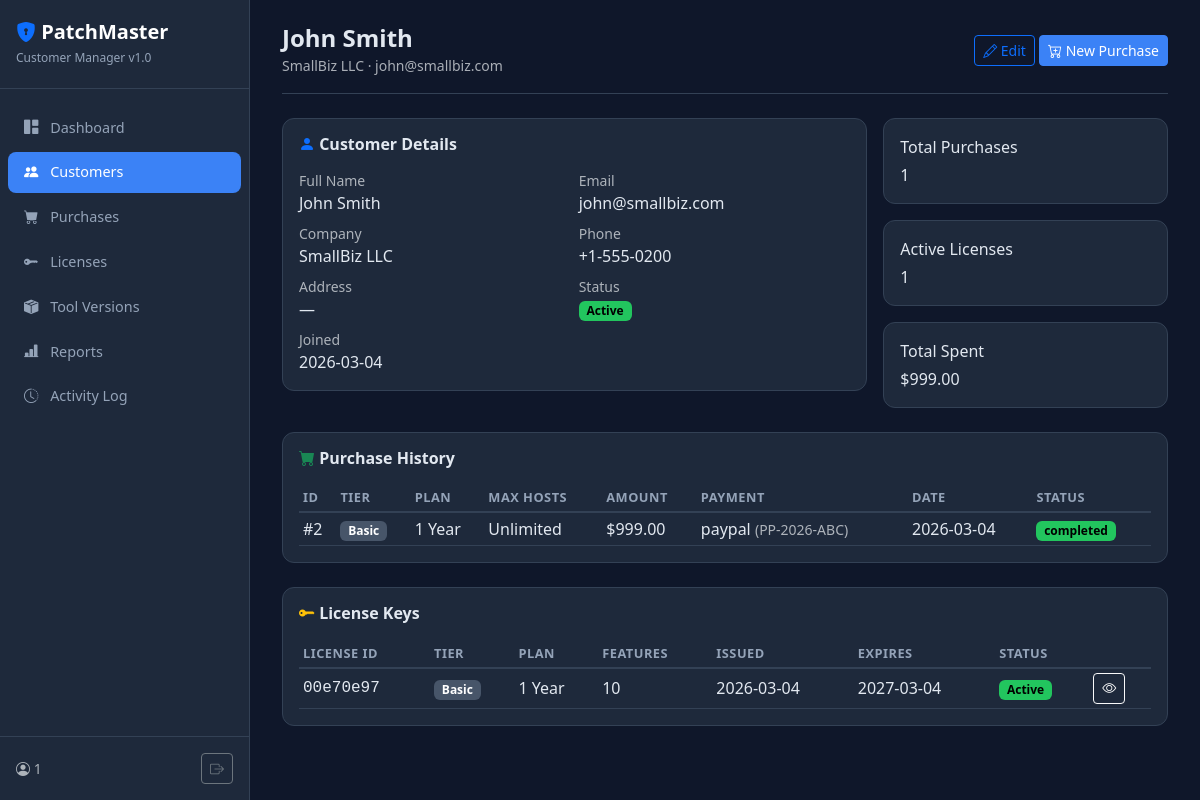
Page /customers/2 (signed in) on the committed database.
### tables this page shows
CREATE TABLE customers (
            id          INTEGER PRIMARY KEY AUTOINCREMENT,
            name        TEXT    NOT NULL,
            email       TEXT    NOT NULL,
            company     TEXT    NOT NULL DEFAULT '',
            phone       TEXT    NOT NULL DEFAULT '',
            address     TEXT    NOT NULL DEFAULT '',
            notes       TEXT    NOT NULL DEFAULT '',
            status      TEXT    NOT NULL DEFAULT 'active',
            created_at  TEXT    NOT NULL DEFAULT (datetime('now')),
            updated_at  TEXT    NOT NULL DEFAULT (datetime('now'))
        );

CREATE TABLE purchases (
            id              INTEGER PRIMARY KEY AUTOINCREMENT,
            customer_id     INTEGER NOT NULL REFERENCES customers(id) ON DELETE CASCADE,
            tier            TEXT    NOT NULL,
            plan            TEXT    NOT NULL,
            max_hosts       INTEGER NOT NULL DEFAULT 0,
            amount          REAL    NOT NULL DEFAULT 0,
            currency        TEXT    NOT NULL DEFAULT 'USD',
            payment_method  TEXT    NOT NULL DEFAULT '',
            payment_ref     TEXT    NOT NULL DEFAULT '',
            status          TEXT    NOT NULL DEFAULT 'completed',
            notes           TEXT    NOT NULL DEFAULT '',
            purchased_at    TEXT    NOT NULL DEFAULT (datetime('now')),
            created_at      TEXT    NOT NULL DEFAULT (datetime('now'))
        );

CREATE TABLE licenses (
            id              INTEGER PRIMARY KEY AUTOINCREMENT,
            purchase_id     INTEGER NOT NULL REFERENCES purchases(id) ON DELETE CASCADE,
            customer_id     INTEGER NOT NULL REFERENCES customers(id) ON DELETE CASCADE,
            license_id      TEXT    NOT NULL UNIQUE,
            license_key     TEXT    NOT NULL,
            tier            TEXT    NOT NULL,
            plan            TEXT    NOT NULL,
            features        TEXT    NOT NULL DEFAULT '[]',
            max_hosts       INTEGER NOT NULL DEFAULT 0,
            tool_version    TEXT    NOT NULL DEFAULT '2.0',
            version_compat  TEXT    NOT NULL DEFAULT '2.x',
            issued_at       TEXT    NOT NULL,
            expires_at      TEXT    NOT NULL,
            is_revoked      INTEGER NOT NULL DEFAULT 0,
            revoked_at      TEXT,
            revoke_reason   TEXT    NOT NULL DEFAULT '',
            activated       INTEGER NOT NULL DEFAULT 0,
            activated_at    TEXT,
            created_at      TEXT    NOT NULL DEFAULT (datetime('now'))
        );

### vendor/app.py (the view)
@app.route("/customers/<int:cid>")
@login_required
def customer_detail(cid):
    db = get_db()
    customer = db.execute("SELECT * FROM customers WHERE id = ?", (cid,)).fetchone()
    if not customer:
        flash("Customer not found.", "danger")
        return redirect(url_for("customers_list"))
    purchases = db.execute(
        "SELECT * FROM purchases WHERE customer_id = ? ORDER BY purchased_at DESC", (cid,)
    ).fetchall()
    licenses = db.execute(
        "SELECT * FROM licenses WHERE customer_id = ? ORDER BY created_at DESC", (cid,)
    ).fetchall()
    return render_template("customer_detail.html", customer=customer,
                           purchases=purchases, licenses=licenses,
                           tiers=TIERS, plans=PLANS)

### vendor/app.py (called while the page is built)
def get_db():
    if "db" not in g:
        g.db = sqlite3.connect(DB_PATH)
        g.db.row_factory = sqlite3.Row
        g.db.execute("PRAGMA journal_mode=WAL")
        g.db.execute("PRAGMA foreign_keys=ON")
    return g.db

@app.template_filter("from_json")
def from_json_filter(s):
    try:
        return json.loads(s)
    except Exception:
        return []

@app.context_processor
def inject_now():
    return {"now": datetime.utcnow().strftime("%Y-%m-%dT%H:%M:%SZ")}

def login_required(f):
    @wraps(f)
    def decorated(*args, **kwargs):
        if not session.get("logged_in"):
            return redirect(url_for("login"))
        return f(*args, **kwargs)
    return decorated

### vendor/templates/customer_detail.html (shortened to what this page needs)
{% extends "base.html" %}
{% block content %}
<div class="topbar">
  <div>
    <h4 class="mb-0 fw-bold">{{ customer['name'] }}</h4>
    <small class="text-muted">{{ customer['company'] or 'Individual' }} &middot; {{ customer['email'] }}</small>
  </div>
  <div>
    <a href="{{ url_for('customer_edit', cid=customer['id']) }}" class="btn btn-outline-primary btn-sm"><i class="bi bi-pencil"></i> Edit</a>
    <a href="{{ url_for('purchase_new') }}?cid={{ customer['id'] }}" class="btn btn-primary btn-sm"><i class="bi bi-cart-plus"></i> New Purchase</a>
  </div>
</div>
<div class="row g-3 mb-4">
  <div class="col-md-8">
    <div class="card-dark p-3">
      <h6 class="fw-bold mb-3"><i class="bi bi-person-fill text-primary"></i> Customer Details</h6>
      <div class="row g-2">
        <div class="col-md-6"><small class="text-muted d-block">Full Name</small><span>{{ customer['name'] }}</span></div>
        <div class="col-md-6"><small class="text-muted d-block">Email</small><span>{{ customer['email'] }}</span></div>
        <div class="col-md-6"><small class="text-muted d-block">Company</small><span>{{ customer['company'] or '—' }}</span></div>
        <div class="col-md-6"><small class="text-muted d-block">Phone</small><span>{{ customer['phone'] or '—' }}</span></div>
        <div class="col-md-6"><small class="text-muted d-block">Address</small><span>{{ customer['address'] or '—' }}</span></div>
        <div class="col-md-6"><small class="text-muted d-block">Status</small>
          {% if customer['status'] == 'active' %}<span class="badge badge-active">Active</span>
          {% elif customer['status'] == 'inactive' %}<span class="badge bg-secondary">Inactive</span>
          {% else %}<span class="badge badge-revoked">Churned</span>{% endif %}
        </div>
        <div class="col-md-6"><small class="text-muted d-block">Joined</small><span>{{ customer['created_at'][:10] }}</span></div>
      </div>
    </div>
  </div>
  <div class="col-md-4">
    <div class="card-dark p-3 mb-3">
      <div class="stat-label mb-1">Total Purchases</div>
      <div class="stat-value">{{ purchases|length }}</div>
    </div>
    <div class="card-dark p-3 mb-3">
      <div class="stat-label mb-1">Active Licenses</div>
      <div class="stat-value">{{ licenses|selectattr('is_revoked', 'equalto', 0)|list|length }}</div>
    </div>
    <div class="card-dark p-3">
      <div class="stat-label mb-1">Total Spent</div>
      <div class="stat-value">${{ "%.2f"|format(purchases|sum(attribute='amount')) }}</div>
    </div>
  </div>
</div>
<div class="card-dark p-3 mb-4">
  <h6 class="fw-bold mb-3"><i class="bi bi-cart-fill text-success"></i> Purchase History</h6>
  {% if purchases %}
  <div class="table-responsive">
    <table class="table table-dark-custom table-sm mb-0">
      <thead><tr><th>ID</th><th>Tier</th><th>Plan</th><th>Max Hosts</th><th>Amount</th><th>Payment</th><th>Date</th><th>Status</th></tr></thead>
      <tbody>
        {% for p in purchases %}
        <tr>
          <td>#{{ p['id'] }}</td>
          <td><span class="badge badge-tier-{{ p['tier'] }}">{{ tiers[p['tier']]['label'] }}</span></td>
          <td>{{ plans[p['plan']]['label'] }}</td>
          <td>{{ 'Unlimited' if p['max_hosts'] == 0 else p['max_hosts'] }}</td>
          <td>${{ "%.2f"|format(p['amount']) }}</td>
          <td>{{ p['payment_method'] or '—' }}{% if p['payment_ref'] %} <small class="text-muted">({{ p['payment_ref'] }})</small>{% endif %}</td>
          <td>{{ p['purchased_at'][:10] }}</td>
          <td><span class="badge {% if p['status'] == 'completed' %}badge-active{% else %}bg-secondary{% endif %}">{{ p['status'] }}</span></td>
        </tr>
        {% endfor %}
      </tbody>
    </table>
  </div>
  {% else %}
  <p class="text-muted small mb-0">No purchases yet.</p>
  {% endif %}
</div>
<div class="card-dark p-3">
  <h6 class="fw-bold mb-3"><i class="bi bi-key-fill text-warning"></i> License Keys</h6>
  {% if licenses %}
  <div class="table-responsive">
    <table class="table table-dark-custom table-sm mb-0">
      <thead><tr><th>License ID</th><th>Tier</th><th>Plan</th><th>Features</th><th>Issued</th><th>Expires</th><th>Status</th><th></th></tr></thead>
      <tbody>
        {% for l in licenses %}
        <tr>
          <td class="font-monospace">{{ l['license_id'] }}</td>
          <td><span class="badge badge-tier-{{ l['tier'] }}">{{ tiers[l['tier']]['label'] }}</span></td>
          <td>{{ plans[l['plan']]['label'] }}</td>
          <td>{{ (l['features']|from_json|default([]))|length if l['features'] else 0 }}</td>
          <td>{{ l['issued_at'][:10] }}</td>
          <td>{{ l['expires_at'][:10] }}</td>
          <td>
            {% if l['is_revoked'] %}<span class="badge badge-revoked">Revoked</span>
            {% elif l['expires_at'] < now %}<span class="badge badge-expired">Expired</span>
            {% else %}<span class="badge badge-active">Active</span>{% endif %}
          </td>
          <td><a href="{{ url_for('license_detail', lid=l['id']) }}" class="btn btn-sm btn-outline-light"><i class="bi bi-eye"></i></a></td>
        </tr>
        {% endfor %}
      </tbody>
    </table>
  </div>
  {% else %}
  <p class="text-muted small mb-0">No licenses yet.</p>
  {% endif %}
</div>
{% endblock %}

### vendor/templates/base.html (style rules this page uses)
:root { --pm-blue: #3b82f6; --pm-green: #22c55e; --pm-red: #ef4444; --pm-yellow: #f59e0b; --pm-purple: #a855f7; }
body { background: #0f172a; color: #e2e8f0; font-family: 'Segoe UI', system-ui, sans-serif; }
.topbar { display: flex; justify-content: space-between; align-items: center; margin-bottom: 1.5rem; padding-bottom: 1rem; border-bottom: 1px solid #334155; }
.card-dark { background: #1e293b; border: 1px solid #334155; border-radius: 12px; }
.table-dark-custom { --bs-table-bg: transparent; --bs-table-border-color: #334155; }
.table-dark-custom th { color: #94a3b8; font-weight: 600; font-size: 0.8rem; text-transform: uppercase; letter-spacing: 0.5px; border-bottom-width: 2px; }
.table-dark-custom td { color: #e2e8f0; vertical-align: middle; }
.badge-tier-basic { background: #475569; }
.badge-active { background: var(--pm-green); color: #000; }
.btn-primary { background: var(--pm-blue); border-color: var(--pm-blue); }

### rows in the picture
customers: name "John Smith", company "SmallBiz LLC", email "john@smallbiz.com", phone "+1-555-0200", address "—", created_at "2026-03-04"
purchases: id "2", tier "Basic", plan "1 Year", max_hosts "Unlimited", amount "999.00", payment_method "paypal", payment_ref "PP-2026-ABC", purchased_at "2026-03-04", status "completed"
licenses: license_id "00e70e97", tier "Basic", plan "1 Year", features "10", issued_at "2026-03-04", expires_at "2027-03-04", is_revoked "Active"

### other values in the picture
{{ session.get('user', 'admin') }} "1"
{{ purchases|length }} "1"
{{ licenses|selectattr('is_revoked', 'equalto', 0)|list|length }} "1"
{{ "%.2f"|format(purchases|sum(attribute='amount')) }} "999.00"
